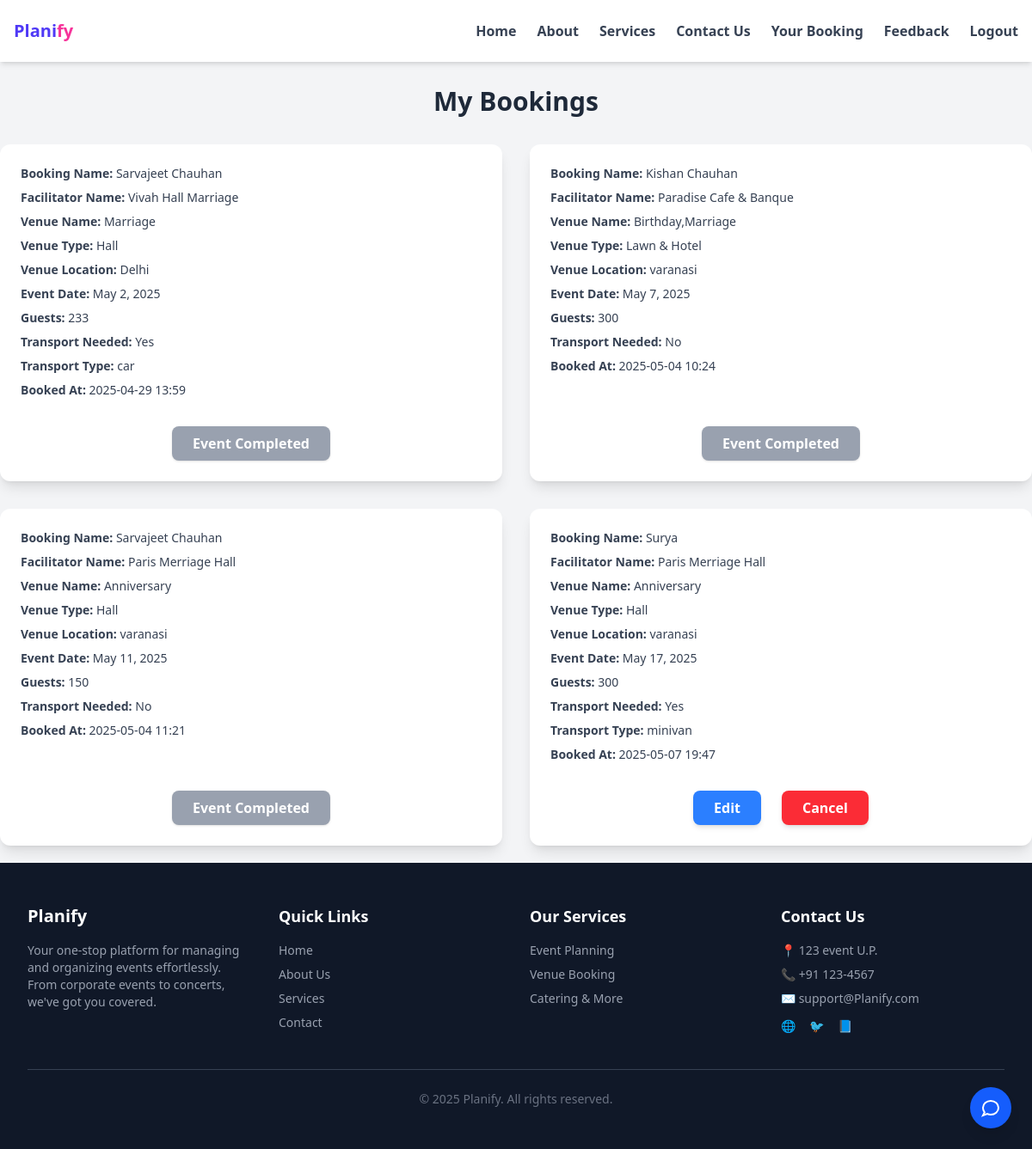
Page /my-bookings/ (signed in) on the committed database.
### myapp/models.py (models this page shows, shortened)
class Booking(models.Model):
    user = models.ForeignKey(User, on_delete=models.CASCADE, null=True, blank=True)
    venue = models.ForeignKey(Venue, on_delete=models.CASCADE)
    name = models.CharField(max_length=100)
    phone = models.CharField(max_length=15)
    location = models.CharField(max_length=300,default='Unknown' )
    price = models.DecimalField(max_digits=10, decimal_places=2,null=True,blank=True)
    attendees= models.PositiveIntegerField()
    email = models.EmailField()
    event_date = models.DateField()  # Date the event is booked for
    timestamp = models.DateTimeField(auto_now_add=True)  # Booking creation time
    need_transport = models.BooleanField(default=False)
    transport_type = models.CharField(max_length=50,blank=True,null=True )

class Venue(models.Model):
    VENUE_TYPES = [
        ('hall', 'Hall'),
        ('hotel', 'Hotel'),
        ('lawn', 'Lawn'),
        ('lawn & hotel', 'Lawn & Hotel'),
    ]
    for_booking= models.CharField(max_length=100)
    facilitator= models.CharField(max_length=300,null=True,blank=True)
    venue_type = models.CharField(max_length=100, choices=VENUE_TYPES)
    location = models.CharField(max_length=255)
    latitude = models.FloatField(blank=True, null=True)
    longitude = models.FloatField(blank=True, null=True)
    price = models.DecimalField(max_digits=10, decimal_places=2)
    capacity = models.IntegerField()
    catering = models.ManyToManyField(CateringOption)

### myapp/views.py (the view)
# urls.py: path('my-bookings/',My_bookings, name='my_bookings'),
@login_required
def My_bookings(request):
    bookings = Booking.objects.filter(user=request.user)
    today = now().date()
    return render(request, 'booking/my_booking.html', {'bookings': bookings, 'today': today})

### myapp/templates/booking/my_booking.html (shortened to what this page needs)
{% extends "base.html" %}
{% load tz %}
{% block content %}
<h1 class="text-3xl font-bold mb-8 mt-10 text-center text-gray-800">My Bookings</h1>
{% if bookings %}
<div class="grid gap-8 sm:grid-cols-1 md:grid-cols-2 lg:grid-cols-2 xl:grid-cols-3">
  {% for booking in bookings %}
    <div class="bg-white p-6 rounded-xl shadow-lg  flex flex-col justify-between">
      <div class="space-y-2 text-gray-700 text-sm">
        <p><strong>Booking Name:</strong> {{ booking.name }}</p>
        <p><strong>Facilitator Name:</strong> {{ booking.venue.facilitator }}</p>
        <p><strong>Venue Name:</strong> {{ booking.venue.for_booking }}</p>
        <p><strong>Venue Type:</strong> {{ booking.venue.get_venue_type_display }}</p>
        <p><strong>Venue Location:</strong> {{ booking.venue.location }}</p>
        <p><strong>Event Date:</strong> {{ booking.event_date }}</p>
        <p><strong>Guests:</strong> {{ booking.attendees }}</p>
        <p><strong>Transport Needed:</strong> {{ booking.need_transport|yesno:"Yes,No" }}</p>
        {% if booking.transport_type %}
        <p><strong>Transport Type:</strong> {{ booking.transport_type }}</p>
        {% endif %}
        <p><strong>Booked At:</strong> {{ booking.timestamp|date:"Y-m-d H:i" }}</p>
      </div>
      {% if booking.event_date >= today %}
  <div class="flex justify-center mt-8 space-x-6">
    <a href="{% url 'update_booking' booking.id %}"
       class="bg-blue-500 text-white font-semibold py-2 px-6 rounded-lg shadow-md hover:bg-blue-600 transform hover:scale-105 transition duration-300">
      Edit
    </a>
    <a href="{% url 'cancel_booking' booking.id %}"
       onclick="return confirm('Are you sure you want to cancel this booking?')"
       class="bg-red-500 text-white font-semibold py-2 px-6 rounded-lg shadow-md hover:bg-red-600 transform hover:scale-105 transition duration-300">
      Cancel
    </a>
  </div>
{% else %}
  <div class="flex justify-center mt-8">
    <button class="bg-gray-400 text-white font-semibold py-2 px-6 rounded-lg shadow cursor-not-allowed" disabled>
      Event Completed
    </button>
  </div>
{% endif %}
    </div>
  {% endfor %}
</div>
{% else %}
<p class="text-center text-gray-500 text-lg">No bookings found.</p>
{% endif %}
{% endblock %}

### myapp/templates/base.html (shortened to what this page needs)
{% load static tailwind_tags %}
<!DOCTYPE html>
<html lang="en">
<head>
   {% tailwind_css %}
</head>
<body class="bg-gray-100">
  <nav class="bg-white shadow-md fixed w-full top-0 z-50">
    <div class="max-w-7xl mx-auto px-4 py-4 flex justify-between items-center">
      <h1 class="text-xl font-bold text-indigo-600">
        Plani<span class="text-pink-500">fy</span>
      </h1>
      <div id="menu"  class="hidden md:flex md:space-x-6 md:items-center md:static absolute top-full left-0 w-full bg-white md:w-auto md:bg-transparent px-4 md:px-0 pb-4 md:pb-0" >
       {% if user.is_authenticated %}
       {% if user.is_superuser or user.is_staff %}
        <a href="{% url 'home' %}" class="block md:inline py-2 font-semibold text-gray-700 hover:text-blue-600">Home</a>
        <a href="{% url 'about' %}"
          class="block md:inline py-2 font-semibold text-gray-700 hover:text-blue-600">About</a>
        <a href="{% url 'services' %}"
          class="block md:inline py-2 font-semibold text-gray-700 hover:text-blue-600">Services</a>
        <a href="{% url 'view_feedback' %}" class="block md:inline py-2 font-semibold text-gray-700 hover:text-blue-600">View Feedback</a>
        <a href="{% url 'logout' %}"
          class="block md:inline py-2 font-semibold text-gray-700 hover:text-red-600">Logout</a>
        {% else %}
        <a href="{% url 'home' %}" class="block md:inline py-2 font-semibold text-gray-700 hover:text-blue-600">Home</a>
        <a href="{% url 'about' %}"
          class="block md:inline py-2 font-semibold text-gray-700 hover:text-blue-600">About</a>
        <a href="{% url 'services' %}"
          class="block md:inline py-2 font-semibold text-gray-700 hover:text-blue-600">Services</a>
        <a href="{% url 'contact' %}"
          class="block md:inline py-2 font-semibold text-gray-700 hover:text-blue-600">Contact
          Us</a>
        <a href="{% url 'my_bookings' %}"
          class="block md:inline py-2 font-semibold text-gray-700 hover:text-blue-600">Your Booking</a>
        <a href="{% url 'feedback' %}" class="block md:inline py-2 font-semibold text-gray-700 hover:text-blue-600">Feedback</a>
        <a href="{% url 'logout' %}"
          class="block md:inline py-2 font-semibold text-gray-700 hover:text-red-600">Logout</a>
        {% endif %}
        {% endif %}
      </div>
    </div>
  </nav>
  <div class="pt-15">
<div x-data="chatbot" class="fixed bottom-6 right-6 z-50">
  <button @click="open = !open" class="bg-blue-600 text-white p-3 rounded-full shadow-lg hover:bg-blue-700 focus:outline-none">
      <svg class="w-6 h-6" fill="none" stroke="currentColor" stroke-width="2" viewBox="0 0 24 24">
          <path d="M8 10h.01M12 10h.01M16 10h.01M21 12c0 4.418-4.03 8-9 8a9.77 9.77 0 01-4-.84L3 21l1.85-3.7A7.96 7.96 0 013 12c0-4.418 4.03-8 9-8s9 3.582 9 8z" />
      </svg>
  </button>
</div>
    {% block content %}{% endblock %}
  </div>
</body>
<footer class="bg-gray-900 text-white mt-5">
  <div class="max-w-7xl mx-auto px-4 sm:px-6 lg:px-8 py-12">
    <div class="grid grid-cols-1 sm:grid-cols-2 md:grid-cols-4 gap-8">
      <div>
        <h3 class="text-xl font-bold mb-4">Planify</h3>
        <p class="text-gray-400 text-sm">
          Your one-stop platform for managing and organizing events effortlessly. From corporate events to concerts,
          we've got you covered.
        </p>
      </div>
      <div>
        <h4 class="text-lg font-semibold mb-4">Quick Links</h4>
        <ul class="space-y-2 text-sm text-gray-400">
          <li><a href="{% url 'home' %}" class="hover:text-white transition">Home</a></li>
          <li><a href="{% url 'about' %}" class="hover:text-white transition">About Us</a></li>
          <li><a href="{% url 'services' %}" class="hover:text-white transition">Services</a></li>
          <li><a href="{% url 'contact' %}" class="hover:text-white transition">Contact</a></li>
        </ul>
      </div>
      <div>
        <h4 class="text-lg font-semibold mb-4">Our Services</h4>
        <ul class="space-y-2 text-sm text-gray-400">
          <li><a href="#" class="hover:text-white transition">Event Planning</a></li>
          <li><a href="{% url 'search' %}" class="hover:text-white transition">Venue Booking</a></li>
          <li><a href="{% url 'services' %}" class="hover:text-white transition">Catering & More</a></li>
        </ul>
      </div>
      <div>
        <h4 class="text-lg font-semibold mb-4">Contact Us</h4>
        <ul class="space-y-2 text-sm text-gray-400">
          <li>📍 123 event U.P.</li>
          <li>📞 +91 123-4567</li>
          <li>✉️ support@Planify.com</li>
          <li class="mt-3 flex space-x-4">
            <a href="#" class="hover:text-white transition">🌐</a>
            <a href="#" class="hover:text-white transition">🐦</a>
            <a href="#" class="hover:text-white transition">📘</a>
          </li>
        </ul>
      </div>
    </div>
    <div class="mt-10 border-t border-gray-700 pt-6 text-center text-sm text-gray-500">
      &copy; 2025 Planify. All rights reserved.
    </div>
  </div>
</footer>
</html>

### rows in the picture
Booking: name "Sarvajeet Chauhan", venue.facilitator "Vivah Hall Marriage", venue.for_booking "Marriage", venue.venue_type "Hall", venue.location "Delhi", event_date "May 2, 2025", attendees "233", need_transport "Yes", transport_type "car", timestamp "2025-04-29 13:59", shows "Event Completed"
Booking: name "Kishan Chauhan", venue.facilitator "Paradise Cafe & Banque", venue.for_booking "Birthday,Marriage", venue.venue_type "Lawn & Hotel", venue.location "varanasi", event_date "May 7, 2025", attendees "300", need_transport "No", timestamp "2025-05-04 10:24", shows "Event Completed"
Booking: name "Sarvajeet Chauhan", venue.facilitator "Paris Merriage Hall", venue.for_booking "Anniversary", venue.venue_type "Hall", venue.location "varanasi", event_date "May 11, 2025", attendees "150", need_transport "No", timestamp "2025-05-04 11:21", shows "Event Completed"
Booking: name "Surya", venue.facilitator "Paris Merriage Hall", venue.for_booking "Anniversary", venue.venue_type "Hall", venue.location "varanasi", event_date "May 17, 2025", attendees "300", need_transport "Yes", transport_type "minivan", timestamp "2025-05-07 19:47", shows "Edit"
